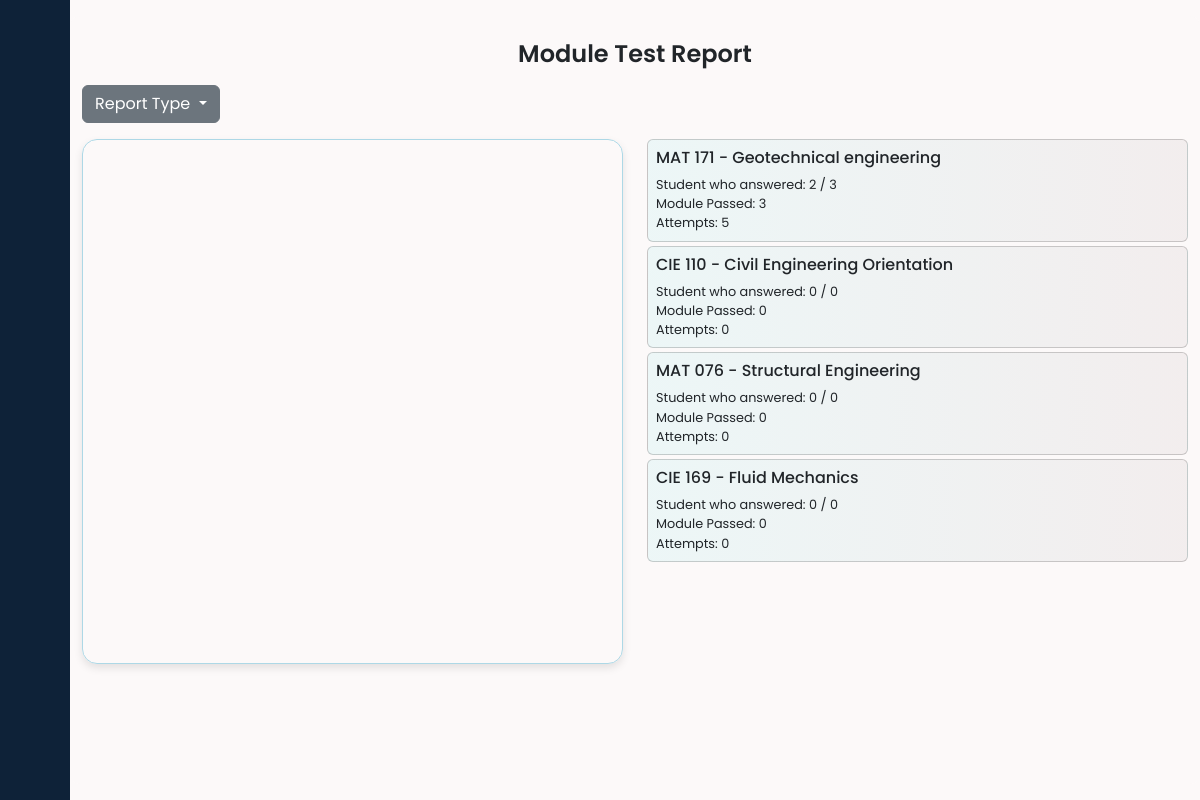
The page /faculty/test_results.php (signed in) on the database its author committed.
### tables this page shows
CREATE TABLE `tbl_course` (
  `course_id` int(11) NOT NULL,
  `program_id` int(11) NOT NULL,
  `user_id` int(11) NOT NULL,
  `course_code` varchar(20) NOT NULL,
  `course_name` varchar(30) NOT NULL,
  `course_status` tinyint(1) NOT NULL
);

### faculty/test_results.php (the view, shortened to what this page needs)
<?php
require '../api/db-connect.php';
if (isset($_SESSION['program_id'])) {
    $program_id = $_SESSION['program_id'];
    $sql = "SELECT
                    c.course_id,
                    c.course_code,
                    c.course_name,
                    r.module_id,
                    COALESCE(passed_attempts, 0) AS passed_attempts,
                    COALESCE(failed_attempts, 0) AS failed_attempts
                FROM
                    tbl_course c
                LEFT JOIN
                    (SELECT
                        course_id,
                        module_id,
                        COUNT(CASE WHEN result_status = 1 THEN 1 END) AS passed_attempts,
                        COUNT(CASE WHEN result_status = 0 THEN 1 END) AS failed_attempts
                    FROM tbl_result
                    WHERE quiz_type = 1
                    GROUP BY course_id, module_id) r
                ON c.course_id = r.course_id
                WHERE
                    c.program_id = :program_id";
    $result = $conn->prepare($sql);
    $result->bindParam(':program_id', $program_id, PDO::PARAM_INT);
    $result->execute();
    $courses = $result->fetchAll(PDO::FETCH_ASSOC);
} else {
    header("Location: ../index.php");
    exit();
}
?>
<!DOCTYPE html>
<html lang="en">
<head>
    <link href="https://cdn.lineicons.com/4.0/lineicons.css" rel="stylesheet" />
    <link href="https://cdn.jsdelivr.net/npm/bootstrap@5.3.0-alpha3/dist/css/bootstrap.min.css" rel="stylesheet">
    <link rel="stylesheet" href="style.css" type="text/css">
</head>
<body>
    <div class="wrapper">
        <?php include 'sidebar.php'; ?>
        <div class="container mt-3 mb-3">
            <div class="row justify-content-center mt-2">
                <div class="text-center mb-2 mt-3">
                    <h1>Module Test Report</h1>
                </div>
                <?php include 'report_dropdown.php'; ?>
                <div class="col-sm">
                    <div id="myChart" style="border: 1px solid lightblue;
                                    padding: 10px;
                                    box-sizing: border-box;
                                    border-radius: 15px;
                                    box-shadow: 0 4px 8px rgba(0, 0, 0, 0.1);
                                    height: 525px;">
                    </div>
                </div>
                <div class="col-sm">
                    <?php if (!empty($courses)) : ?>
                        <?php
                        $uniqueCourses = [];
                        foreach ($courses as $course) {
                            $courseId = $course['course_id'];
                            if (!isset($uniqueCourses[$courseId])) {
                                $uniqueCourses[$courseId] = $course;
                            } else {
                                $uniqueCourses[$courseId]['passed_attempts'] += $course['passed_attempts'];
                                $uniqueCourses[$courseId]['failed_attempts'] += $course['failed_attempts'];
                            }
                        }
                        ?>
                        <?php foreach ($uniqueCourses as $index => $course) : ?>
                            <a href="test_course_modules.php?course_id=<?php echo $course['course_id']; ?>&user_id=<?php echo $_SESSION['user_id']; ?>&module_id=<?php echo $course['module_id']; ?>">
                                <div class="card subject-<?php echo ($index % 3) + 1; ?> mb-1" style="background: linear-gradient(to left, rgba(220, 210, 211, 0.3), rgba(200, 240, 241, 0.3));">
                                    <div class="card-body" style="padding: 0.5rem;">
                                        <h5 class="card-title" style="font-size: 1rem;"><?php echo $course['course_code'] . ' -  ' . $course['course_name']; ?></h5>
                                        <p style="font-size: 0.8rem; margin-bottom: 0;">Student who answered:
                                            <?php
                                            $stmtAnswered = $conn->prepare("SELECT COUNT(DISTINCT stud_id) AS answered FROM tbl_result WHERE course_id = :course_id AND quiz_type = 1");
                                            $stmtAnswered->bindValue(':course_id', $course['course_id']);
                                            if (!$stmtAnswered->execute()) {
                                                echo "Error executing query: " . implode(" ", $stmtAnswered->errorInfo());
                                            } else {
                                                $answeredData = $stmtAnswered->fetch(PDO::FETCH_ASSOC);
                                                $answeredStudents = $answeredData['answered'];
                                                $totalStudents = 0;
                                                if ($answeredStudents > 0) {
                                                    $stmtTotalStudents = $conn->prepare("SELECT COUNT(DISTINCT stud_id) AS total_students FROM tbl_student WHERE program_id = :program_id");
                                                    $stmtTotalStudents->bindValue(':program_id', $program_id);
                                                    if (!$stmtTotalStudents->execute()) {
                                                        echo "Error executing query: " . implode(" ", $stmtTotalStudents->errorInfo());
                                                    } else {
                                                        $totalStudentsData = $stmtTotalStudents->fetch(PDO::FETCH_ASSOC);
                                                        $totalStudents = $totalStudentsData['total_students'];
                                                    }
                                                }
                                                echo $answeredStudents . " / " . $totalStudents;
                                            }
                                            ?>
                                        </p>
                                        <p style="font-size: 0.8rem; margin-bottom: 0;">Module Passed: <?php echo $course['passed_attempts']; ?></p>
                                        <p style="font-size: 0.8rem; margin-bottom: 0;">Attempts: <?php echo $course['failed_attempts'] + $course['passed_attempts']; ?></p>
                                    </div>
                                </div>
                            </a>
                        <?php endforeach; ?>
                    <?php else : ?>
                        <p>No courses found.</p>
                    <?php endif; ?>
                </div>
            </div>
        </div>
    </div>
</body>
</html>

### faculty/style.css (style rules this page uses)
a { text-decoration: none; }
h1 { font-weight: 600; font-size: 1.5rem; }
body { font-family: 'Poppins', sans-serif; }
.wrapper { display: flex; }
.wrapper { display: flex; height: 100vh; overflow-y: auto; width: 100%; background-color: rgb(252, 249, 249); }
.container { margin-top: .5%; margin-bottom: .5%; overflow-y: auto; border-radius: 10px; background-color: rgb(252, 249, 249); }

### rows shown on the page
tbl_course: course_code "CIE 110", course_name "Civil Engineering Orientation", answeredStudents "0", totalStudents "0", passed_attempts "0"
tbl_course: course_code "MAT 076", course_name "Structural Engineering", answeredStudents "0", totalStudents "0", passed_attempts "0"
tbl_course: course_code "CIE 169", course_name "Fluid Mechanics", answeredStudents "0", totalStudents "0", passed_attempts "0"

### other values the page prints
$course['course_code'] "MAT 171"
$course['course_name'] "Geotechnical engineering"
$answeredStudents "2"
$totalStudents "3"
$course['passed_attempts'] "3"
$course['failed_attempts'] + $course['passed_attempts'] "5"
